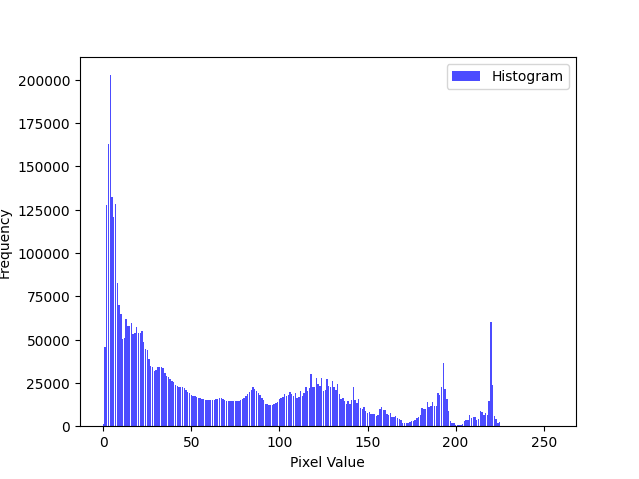

The Python source for this figure:
import numpy as np
import cv2 as cv
from matplotlib import pyplot as plt

img0 = cv.imread('people_lowlight.jpg')
img = cv.cvtColor(img0, cv.COLOR_BGR2GRAY)

plt.figure(figsize=(5,5))
plt.imshow(img, cmap='gray', vmin=0, vmax=255)
plt.axis('off')
plt.show()

img_flat = img.ravel()
hist, bins = np.histogram(img_flat, 256, [0, 256])

# Calculate pmf
hist_pmf = hist / np.sum(hist)

# Print and verify the result
print("Histogram PMF:")
print(hist_pmf)

# Plot the histogram
plt.bar(bins[:-1], hist, color='b', alpha=0.7, label='Histogram')
plt.xlabel('Pixel Value')
plt.ylabel('Frequency')
plt.legend()
plt.show()
